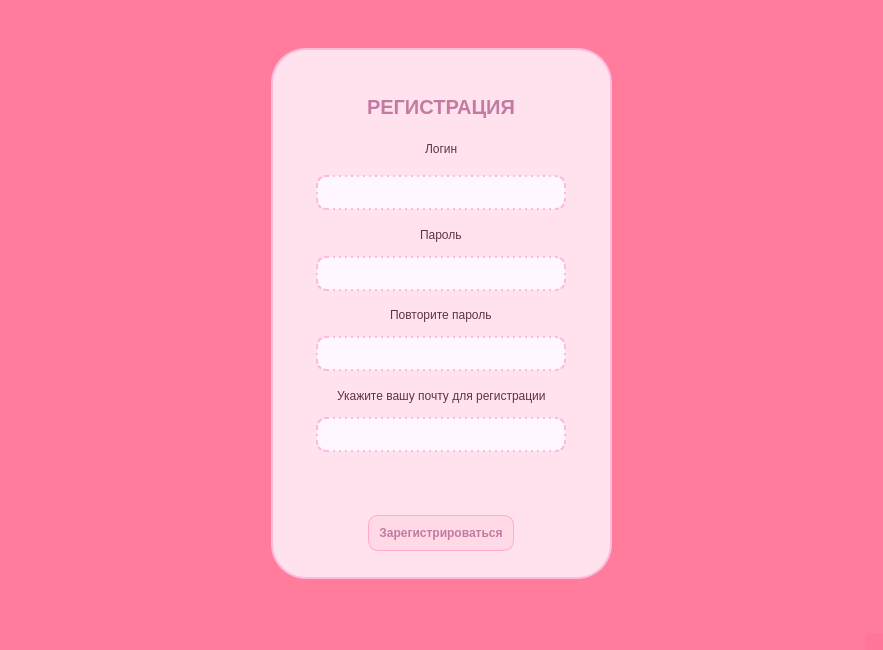
<?xml version="1.0" encoding="UTF-8"?>
<ui version="4.0">
 <class>MainWindow</class>
 <widget class="QMainWindow" name="MainWindow">
  <property name="geometry">
   <rect>
    <x>0</x>
    <y>0</y>
    <width>883</width>
    <height>650</height>
   </rect>
  </property>
  <property name="windowTitle">
   <string>WIPILLs</string>
  </property>
  <property name="styleSheet">
   <string notr="true">background-color: rgba(255, 114, 150, 150);
background-size: Auto Auto;</string>
  </property>
  <widget class="QWidget" name="centralwidget">
   <layout class="QHBoxLayout" name="horizontalLayout_3">
    <item>
     <widget class="QFrame" name="verticalFrame">
      <property name="maximumSize">
       <size>
        <width>341</width>
        <height>531</height>
       </size>
      </property>
      <property name="styleSheet">
       <string notr="true">border-radius: 35px;
background-color: rgb(255, 226, 237);
border: 2px solid;
border-color: rgb(255, 185, 219);</string>
      </property>
      <layout class="QVBoxLayout" name="verticalLayout">
       <item alignment="Qt::AlignHCenter|Qt::AlignVCenter">
        <widget class="QLabel" name="REGlabel">
         <property name="minimumSize">
          <size>
           <width>120</width>
           <height>70</height>
          </size>
         </property>
         <property name="maximumSize">
          <size>
           <width>16777215</width>
           <height>16777215</height>
          </size>
         </property>
         <property name="font">
          <font>
           <pointsize>-1</pointsize>
           <bold>true</bold>
           <stylestrategy>PreferDefault</stylestrategy>
           <kerning>true</kerning>
          </font>
         </property>
         <property name="styleSheet">
          <string notr="true">color: rgb(195, 122, 161);
font-size: 20px;
border: none;
margin-top: 25px;</string>
         </property>
         <property name="text">
          <string>РЕГИСТРАЦИЯ</string>
         </property>
        </widget>
       </item>
       <item alignment="Qt::AlignHCenter">
        <widget class="QLabel" name="log_label_2">
         <property name="styleSheet">
          <string notr="true">color: rgb(95, 50, 70);
margin-bottom: 7px;
border: none;</string>
         </property>
         <property name="text">
          <string>Логин</string>
         </property>
        </widget>
       </item>
       <item alignment="Qt::AlignHCenter">
        <widget class="QLineEdit" name="login_lineEdit">
         <property name="minimumSize">
          <size>
           <width>250</width>
           <height>35</height>
          </size>
         </property>
         <property name="styleSheet">
          <string notr="true">
background-color: rgb(255, 247, 255);
border-radius: 10px;
border: 1px rgb(255, 255, 255);
padding: 4px;
color: #878787;
border: 2px dotted;
border-color: rgb(255, 185, 219);</string>
         </property>
        </widget>
       </item>
       <item alignment="Qt::AlignHCenter">
        <widget class="QLabel" name="pas_label_3">
         <property name="styleSheet">
          <string notr="true">margin-top: 10px;
margin-bottom: 7px;
color: rgb(95, 50, 70);
border: none;</string>
         </property>
         <property name="text">
          <string>Пароль</string>
         </property>
        </widget>
       </item>
       <item alignment="Qt::AlignHCenter">
        <widget class="QLineEdit" name="password_lineEdit_2">
         <property name="minimumSize">
          <size>
           <width>250</width>
           <height>35</height>
          </size>
         </property>
         <property name="maximumSize">
          <size>
           <width>188</width>
           <height>16777215</height>
          </size>
         </property>
         <property name="styleSheet">
          <string notr="true">background-color: rgb(255, 247, 255);
border-radius: 10px;
border: 1px rgb(255, 255, 255);
padding: 4px;
color: #878787;
border: 2px dotted;
border-color: rgb(255, 185, 219);</string>
         </property>
         <property name="echoMode">
          <enum>QLineEdit::Password</enum>
         </property>
        </widget>
       </item>
       <item alignment="Qt::AlignHCenter">
        <widget class="QLabel" name="repeatpass_label_4">
         <property name="styleSheet">
          <string notr="true">margin-top: 10px;
margin-bottom: 7px;
color: rgb(95, 50, 70);
border: none;</string>
         </property>
         <property name="text">
          <string>Повторите пароль</string>
         </property>
        </widget>
       </item>
       <item alignment="Qt::AlignHCenter">
        <widget class="QLineEdit" name="repeatpassword_lineEdit_3">
         <property name="minimumSize">
          <size>
           <width>250</width>
           <height>35</height>
          </size>
         </property>
         <property name="styleSheet">
          <string notr="true">background-color: rgb(255, 247, 255);
border-radius: 10px;
border: 1px rgb(255, 255, 255);
padding: 4px;
color: #878787;
border: 2px dotted;
border-color: rgb(255, 185, 219);</string>
         </property>
         <property name="echoMode">
          <enum>QLineEdit::Password</enum>
         </property>
        </widget>
       </item>
       <item alignment="Qt::AlignHCenter">
        <widget class="QLabel" name="gender_label_5">
         <property name="styleSheet">
          <string notr="true">margin-top: 10px;
margin-bottom: 7px;
color: rgb(95, 50, 70);
border: none;</string>
         </property>
         <property name="text">
          <string>Укажите вашу почту для регистрации</string>
         </property>
        </widget>
       </item>
       <item alignment="Qt::AlignHCenter">
        <widget class="QLineEdit" name="lineEdit">
         <property name="minimumSize">
          <size>
           <width>250</width>
           <height>35</height>
          </size>
         </property>
         <property name="styleSheet">
          <string notr="true">background-color: rgb(255, 247, 255);
border-radius: 10px;
border: 1px rgb(255, 255, 255);
padding: 4px;
color: #878787;
border: 2px dotted;
border-color: rgb(255, 185, 219);</string>
         </property>
        </widget>
       </item>
       <item alignment="Qt::AlignHCenter">
        <widget class="QLabel" name="label">
         <property name="styleSheet">
          <string notr="true">color: rgb(255, 226, 237);
border: none;</string>
         </property>
         <property name="text">
          <string>Повторите ввод пароля.</string>
         </property>
        </widget>
       </item>
       <item alignment="Qt::AlignHCenter">
        <widget class="QPushButton" name="pushButton">
         <property name="minimumSize">
          <size>
           <width>180</width>
           <height>70</height>
          </size>
         </property>
         <property name="maximumSize">
          <size>
           <width>160</width>
           <height>16777215</height>
          </size>
         </property>
         <property name="styleSheet">
          <string notr="true">QPushButton{
		background-color: rgba(255, 114, 150, 20);
		border-radius: 10px;
		font-weight: bold;
		color: rgb(195, 122, 161);
		margin: 17px;
		border: 1px solid;
		border-color: rgb(255, 169, 203);
}

QPushButton::hover{
		color: rgb(255, 185, 219);
		background-color: rgb(255, 247, 255);
}</string>
         </property>
         <property name="text">
          <string>Зарегистрироваться</string>
         </property>
        </widget>
       </item>
      </layout>
     </widget>
    </item>
   </layout>
  </widget>
  <widget class="QStatusBar" name="statusbar"/>
 </widget>
 <resources/>
 <connections/>
</ui>
